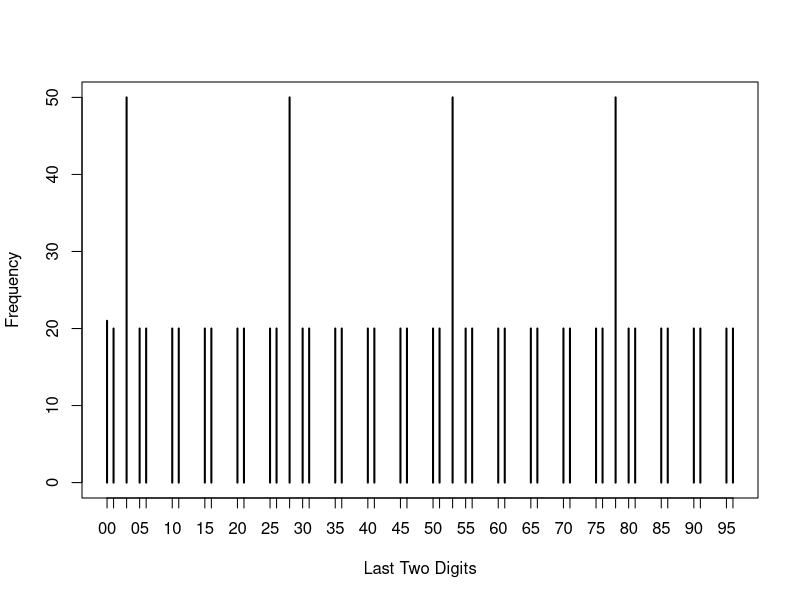

Recreate this plot in R.
# triangular numbers puzzle from https://fivethirtyeight.com/features/how-many-brackets-can-you-bust/
x <- seq(1:1000)
y <- seq(from = 0, to = 1000)
i <- 1
for (i in x) {
  y[i + 1] <- x[i] + y[i]
}

# take the last two digits from the sums. (Converting to character preserves the second to last 0 if it exists)
trim <- sprintf('%02d', y %% 100)

# most commonly occuring numbers are 03, 28, 53, and 78
table(trim)

plot(table(trim), 
     ylab = 'Frequency',
     xlab = 'Last Two Digits')